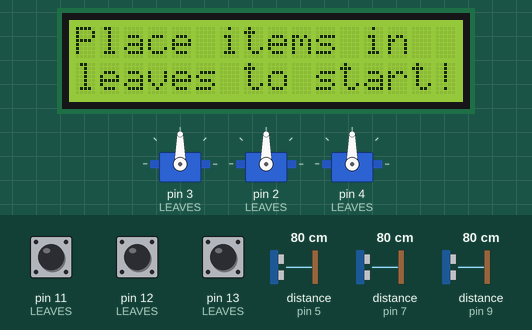
Recording of a sketch running on a simulated Arduino Uno, built with avr-gcc and run on an emulated ATmega328P. Shown: 16×2 character LCD, 3 × servo. Wiring (from diagram.json): 3 × ultrasonic range finder: trigger pin 10, echo pin 9 / trigger pin 8, echo pin 7 / trigger pin 6, echo pin 5. Inputs (shaded band) come from the test bench; at power-on: distance to the obstacle (sensors on pin 5, pin 7, pin 9) 80 cm, pin 13 (LEAVES) HIGH, pin 11 (LEAVES) HIGH, pin 12 (LEAVES) HIGH. The echo pulse lasts 58.3 µs per cm.

Above: at 2.2 s.
2.3 s: distance to the obstacle (sensor on pin 5) set to 12 cm
At 2.3 s:
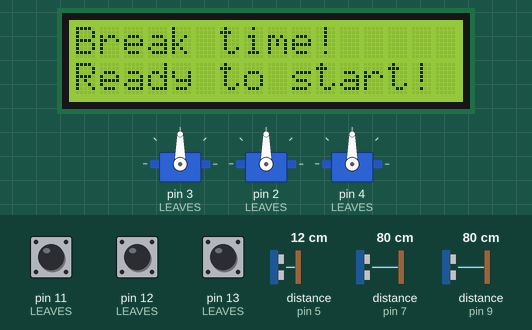
4.8 s: distance to the obstacle (sensor on pin 5) set to 9 cm
At 7.3 s:
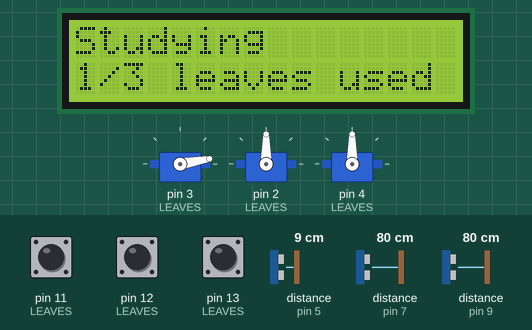
7.8 s: pin 13 (LEAVES) pulled LOW for 0.15 s
At 9.7 s:
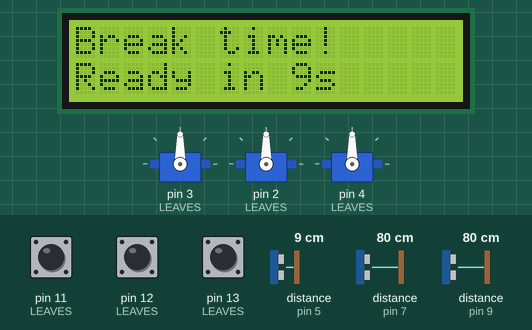
Timing chart, 0 to 11.2 s (numbered marks = the images above; inputs shaded):
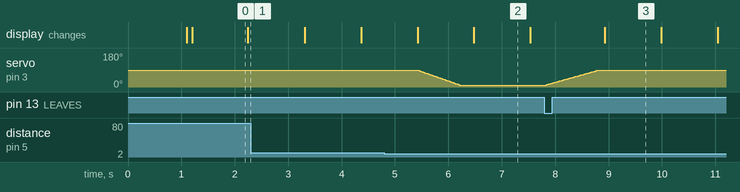

Measured:
- the behaviour switches between 11 and 10 cm on distance to the obstacle (sensor on pin 5) (found by bisection; images 1 and 2)
- after the input at 4.8 s, servo on pin 3 (LEAVES): moves from 90° to 10° over 0.78 s, starting after 0.63 s; the display: first differs from a run without the input after 1.7 s (image 2)
- after the input at 7.8 s, servo on pin 3 (LEAVES): moves from 10° to 90° over 0.98 s, starting at once; the display: changes after 1.1 s (image 3)
- what the display in image 0 shows lasts 1.0 s, from 1.2 s to 2.2 s
- what the display in image 3 shows lasts 1.1 s, from 8.9 s to 10.0 s

The sketch:

StudyBudsV2.ino
```cpp
#include <Servo.h>
#include <LiquidCrystal_I2C.h>

struct LeafConfig {
  uint8_t servoPin;    // PWM pin for servo motor
  uint8_t buttonPin;   // Digital pin for break vote button (active LOW)
  uint8_t sonarTrig;   // Ultrasonic sensor trigger pin
  uint8_t sonarEcho;   // Ultrasonic sensor echo pin
};

const LeafConfig LEAVES[3] = {
  // Leaf 1: Servo, Button, Sonar(Trig, Echo)
  {3, 13, 6, 5},

  // Leaf 2: Servo, Button, Sonar(Trig, Echo)
  {2, 11, 8, 7},

  // Leaf 3: Servo, Button, Sonar(Trig, Echo)
  {4, 12, 10, 9}
};

const uint8_t NUM_LEAVES = sizeof(LEAVES) / sizeof(LEAVES[0]); // Calculate number of leaves dynamically

const float    TRIP_CM     = 10.0;        // leaves cover items once all lie within 10 cm from ultrasonic sensor
const uint32_t FOCUS_TIME  = 60000UL;     // leaves stay closed for up to 1 min of focus
const uint32_t BREAK_TIME  = 10000UL;     // leaves stay open 10 s before next planting
const uint32_t PRE_CLOSE_DELAY_MS = 500; // grace period from all items detected to leaves closing

// Servo angles (tune for gentle lift/close motion; per leaf customization optional)
const int SERVO_OPEN_POS   = 90;  // leaves lift and release items here
const int SERVO_CLOSED_POS = 10;  // leaves cover items

// Motion tuning
const uint8_t CLOSE_STEP_DEG   = 2;   // smaller step -> smoother, slower close
const uint16_t CLOSE_DWELL_MS  = 20;  // dwell between steps while closing
const uint8_t OPEN_STEP_DEG    = 2;   // smaller step -> smoother, slower open
const uint16_t OPEN_DWELL_MS   = 25;  // linger slightly longer between steps while opening

// Sonar timing
const unsigned long PULSE_TIMEOUT_US = 25000UL; // keep pulseIn responsive
const uint16_t INTER_PING_DELAY_MS   = 30;      // stagger leaves to reduce ultrasonic crosstalk

enum LeafState { LEAF_OPEN, LEAF_CLOSED };
LeafState leafStates[NUM_LEAVES] = {LEAF_OPEN, LEAF_OPEN, LEAF_OPEN};

Servo servos[NUM_LEAVES];
LiquidCrystal_I2C lcd(0x27, 16, 2); // I2C address 0x27, 16 columns, 2 rows

// Session management
bool sessionActive = false;
uint32_t sessionStartMs = 0;

// Vote latches (reset each time a new session starts)
bool votePressed[NUM_LEAVES] = {false, false, false};

// Debounce/sample cadence
uint32_t lastBtnSampleMs = 0;
const uint16_t BTN_SAMPLE_MS = 10;

uint32_t refractoryUntilMs = 0; // short shared break; ignore replanting until this time

// Per-leaf closing delay
bool closingDelayArmed[NUM_LEAVES] = {false, false, false};
uint32_t closingReadyAtMs[NUM_LEAVES] = {0, 0, 0};

// LCD display management
uint32_t lastLCDUpdateMs = 0;
const uint16_t LCD_UPDATE_MS = 1000; // Update LCD every second
uint8_t lcdAnimationDots = 0;        // 0-3 for "Studying", "Studying.", "Studying..", "Studying..."
uint8_t breakScreenToggle = 0;       // 0-1 for alternating break screens

float readDistanceCm(const LeafConfig& leaf) {
  // Trigger pulse
  pinMode(leaf.sonarTrig, OUTPUT);
  digitalWrite(leaf.sonarTrig, LOW);
  delayMicroseconds(2);
  digitalWrite(leaf.sonarTrig, HIGH);
  delayMicroseconds(10);
  digitalWrite(leaf.sonarTrig, LOW);

  // Listen for echo
  pinMode(leaf.sonarEcho, INPUT);
  unsigned long duration = pulseIn(leaf.sonarEcho, HIGH, PULSE_TIMEOUT_US);
  if (duration == 0) return 9999.0f; // timeout -> no item planted over this leaf
  return duration / 58.0f;           // ~58 us per cm (round trip)
}

inline bool allTrue(const bool arr[3]) {
  return arr[0] && arr[1] && arr[2];
}

bool allClosedLeavesVoted() {
  // Check if all closed leaves have corresponding votes
  for (int i = 0; i < NUM_LEAVES; ++i) {
    if (leafStates[i] == LEAF_CLOSED && !votePressed[i]) {
      return false; // this closed leaf hasn't voted yet
    }
  }
  return true; // all closed leaves have voted (or no leaves are closed)
}

inline void writeAllServos(int pos) {
  for (int i = 0; i < NUM_LEAVES; ++i) servos[i].write(pos);
}

void moveServoSmooth(int leafIndex, int target, uint8_t stepDeg, uint16_t dwellMs) {
  uint8_t stepSize = stepDeg ? stepDeg : 1;
  int currentPos = servos[leafIndex].read();

  if (currentPos == target) return;

  while (currentPos != target) {
    int diff = target - currentPos;
    int step = abs(diff) <= stepSize ? abs(diff) : stepSize;
    currentPos += (diff > 0) ? step : -step;
    servos[leafIndex].write(currentPos);
    delay(dwellMs);
  }
}

void moveAllServosSmooth(int target, uint8_t stepDeg, uint16_t dwellMs) {
  uint8_t stepSize = stepDeg ? stepDeg : 1;
  int positions[NUM_LEAVES];
  bool anyDifferent = false;

  for (int i = 0; i < NUM_LEAVES; ++i) {
    positions[i] = servos[i].read();
    if (positions[i] != target) anyDifferent = true;
  }

  if (!anyDifferent) return;

  while (true) {
    bool movedThisPass = false;
    for (int i = 0; i < NUM_LEAVES; ++i) {
      int diff = target - positions[i];
      if (diff == 0) continue;

      int step = abs(diff) <= stepSize ? abs(diff) : stepSize;
      positions[i] += (diff > 0) ? step : -step;
      servos[i].write(positions[i]);
      movedThisPass = true;
    }

    if (!movedThisPass) break;
    delay(dwellMs);
  }
}

// LCD Display Functions
void updateLCDDisplay(uint32_t now) {
  if (now - lastLCDUpdateMs < LCD_UPDATE_MS) return;
  lastLCDUpdateMs = now;

  lcd.clear();

  if (sessionActive) {
    // Study mode: show studying animation and leaf count
    displayStudyMode();
  } else {
    // Break/Idle mode: alternate between welcome message and timer
    displayBreakMode(now);
  }
}

void displayStudyMode() {
  // Count closed leaves
  uint8_t closedCount = 0;
  for (int i = 0; i < NUM_LEAVES; ++i) {
    if (leafStates[i] == LEAF_CLOSED) closedCount++;
  }

  // Top row: "Studying..." with animated dots
  lcd.setCursor(0, 0);
  lcd.print("Studying");
  for (uint8_t i = 0; i < lcdAnimationDots; ++i) {
    lcd.print(".");
  }

  // Bottom row: "X/NUM_LEAVES leaves used"
  lcd.setCursor(0, 1);
  lcd.print(closedCount);
  lcd.print("/");
  lcd.print(NUM_LEAVES);
  lcd.print(" leaves used");

  // Cycle animation dots (0->1->2->3->0)
  lcdAnimationDots = (lcdAnimationDots + 1) % 4;
}

void displayBreakMode(uint32_t now) {
  if (breakScreenToggle == 0) {
    // Screen 1: Welcome message
    lcd.setCursor(0, 0);
    lcd.print("Place items in");
    lcd.setCursor(0, 1);
    lcd.print("leaves to start!");
  } else {
    // Screen 2: Show break time remaining
    lcd.setCursor(0, 0);
    lcd.print("Break time!");
    lcd.setCursor(0, 1);

    // Calculate remaining break time
    if ((int32_t)(now - refractoryUntilMs) < 0) {
      uint32_t remainingMs = refractoryUntilMs - now;
      uint8_t remainingSec = (remainingMs + 999) / 1000; // Round up
      lcd.print("Ready in ");
      lcd.print(remainingSec);
      lcd.print("s");
    } else {
      lcd.print("Ready to start!");
    }
  }

  // Toggle between screens every update
  breakScreenToggle = (breakScreenToggle + 1) % 2;
}

void setup() {
  // Initialize LCD
  lcd.init();
  lcd.backlight();
  lcd.clear();
  lcd.setCursor(0, 0);
  lcd.print("StudyBuds V2");
  lcd.setCursor(0, 1);
  lcd.print("Initializing...");

  for (int i = 0; i < NUM_LEAVES; ++i) {
    servos[i].attach(LEAVES[i].servoPin);
  }
  writeAllServos(SERVO_OPEN_POS); // start in a welcoming, lifted leaves

  // Buttons with internal pull-ups
  for (int i = 0; i < NUM_LEAVES; ++i) pinMode(LEAVES[i].buttonPin, INPUT_PULLUP);

  // Sonars sense when personal items are under the leaves
  for (int i = 0; i < NUM_LEAVES; ++i) {
    pinMode(LEAVES[i].sonarTrig, OUTPUT);
    digitalWrite(LEAVES[i].sonarTrig, LOW);
    pinMode(LEAVES[i].sonarEcho, INPUT);
  }

  delay(1000); // Show welcome message briefly
  lcd.clear();

  // Maybe: give a grace period on power-up before the leaves are lowered
  // refractoryUntilMs = millis() + BREAK_TIME;
}


void loop() {
  // Read sonars sequentially so leaves do not hear each other's pulses
  float distances[NUM_LEAVES];
  for (int i = 0; i < NUM_LEAVES; ++i) {
    distances[i] = readDistanceCm(LEAVES[i]);
    if (i < NUM_LEAVES - 1) delay(INTER_PING_DELAY_MS);
  }

  uint32_t now = millis();

  // Update LCD display
  updateLCDDisplay(now);

  // Latch each participant's private break vote during an active session
  if (now - lastBtnSampleMs >= BTN_SAMPLE_MS) {
    lastBtnSampleMs = now;
    for (int i = 0; i < NUM_LEAVES; ++i) {
      if (digitalRead(LEAVES[i].buttonPin) == LOW) votePressed[i] = true; // active LOW
    }
  }

  // Check if we're in refractory period (shared break time)
  bool refractoryActive = ((int32_t)(now - refractoryUntilMs) < 0);

  // Handle individual leaf closing when not in refractory period
  if (!refractoryActive) {
    for (int i = 0; i < NUM_LEAVES; ++i) {
      if (leafStates[i] == LEAF_OPEN && distances[i] <= TRIP_CM) {
        // Item detected for this leaf
        if (!closingDelayArmed[i]) {
          closingDelayArmed[i] = true;
          closingReadyAtMs[i] = now + PRE_CLOSE_DELAY_MS;
        } else if ((int32_t)(now - closingReadyAtMs[i]) >= 0) {
          // Grace period elapsed, close this leaf
          moveServoSmooth(i, SERVO_CLOSED_POS, CLOSE_STEP_DEG, CLOSE_DWELL_MS);
          leafStates[i] = LEAF_CLOSED;
          closingDelayArmed[i] = false;

          // Start session if this is the first leaf to close
          if (!sessionActive) {
            sessionActive = true;
            sessionStartMs = now;
            for (int j = 0; j < NUM_LEAVES; ++j) votePressed[j] = false; // clear votes for new session
          }
        }
      } else if (leafStates[i] == LEAF_OPEN) {
        // Item moved away, cancel closing delay for this leaf
        closingDelayArmed[i] = false;
      }
    }
  }

  // Handle session end (all leaves open together)
  if (sessionActive) {
    bool timeUp = (now - sessionStartMs >= FOCUS_TIME);
    bool votePass = allClosedLeavesVoted();

    if (timeUp || votePass) {
      // Open all leaves together
      moveAllServosSmooth(SERVO_OPEN_POS, OPEN_STEP_DEG, OPEN_DWELL_MS);

      // Reset all leaf states
      for (int i = 0; i < NUM_LEAVES; ++i) {
        leafStates[i] = LEAF_OPEN;
        closingDelayArmed[i] = false;
      }

      sessionActive = false;
      refractoryUntilMs = now + BREAK_TIME; // start shared break period
    }
  }

  // Small idle keeps motion smooth and gives sensors breathing room
  delay(2);
}
```
